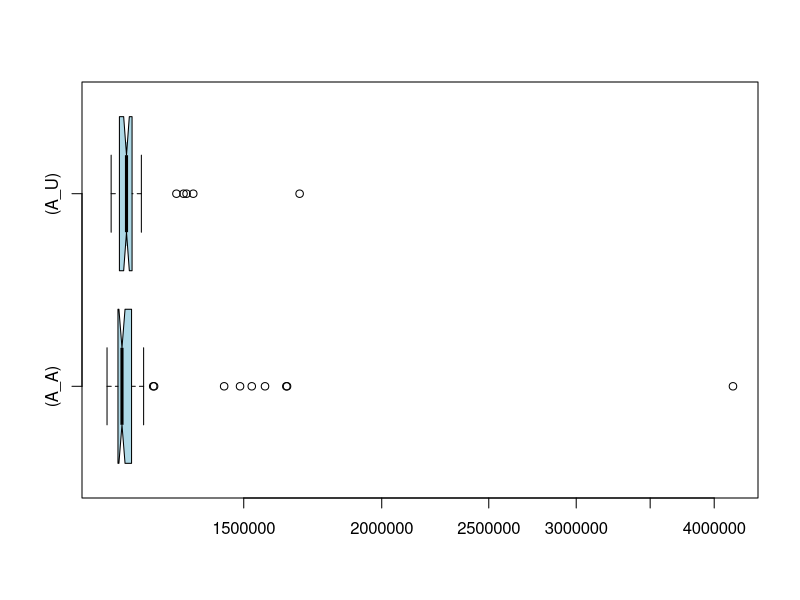

R code for this plot:
if (exists("A_A")) remove("A_A")
if (exists("A_U")) remove("A_U")
if (exists("C_A")) remove("C_A")
if (exists("C_U")) remove("C_U")
A_U<-c(1180298,1177278,1137734,1147973,1147671,1156774,1139209,1145027,1144000,1138284,1350163,1176636,1685347,1199702,1171245,1191770,1190848,1331466,1209175,1183584,1169166,1159635,1154908,1184224,1155022,1158119,1176215,1173326,1209571,1183953,1168043,1177555,1200336,1171110,1303633,1323066,1164357,1161941,1188470,1176747,1181224,1154367,1178549,1162169,1158691,1165844,1149431,1157518,1211730,1176309)
A_A<-c(4159469,1160336,1140143,1161136,1150702,1143540,1136847,1153277,1128044,1137514,1639295,1156228,1488501,1173894,1166654,1154030,1217433,1163509,1182609,1153732,1170678,1156295,1178046,1439992,1142963,1641753,1158767,1179096,1187205,1568017,1241986,1161814,1163981,1145635,1165734,1170674,1244308,1168959,1161890,1172440,1193528,1203196,1163061,1159904,1151564,1162350,1157366,1164730,1153585,1525320)
if (exists("A_U")) boxplot.stats(A_U)
if (exists("A_A")) boxplot.stats(A_A)
if (exists("C_U")) boxplot.stats(C_U)
if (exists("C_A")) boxplot.stats(C_A)
if (exists("A_U")) summary(A_U)
if (exists("A_A")) summary(A_A)
if (exists("C_U")) summary(C_U)
if (exists("C_A")) summary(C_A)
if (exists("A_U")) boxplot(A_A,A_U,col="lightblue",horizontal=TRUE,log="x",match=TRUE,names=c("(A_A)","(A_U)"),notch=TRUE)
if (exists("C_U")) boxplot(C_A,C_U,col="lightblue",horizontal=TRUE,log="x",match=TRUE,names=c("(C_A)","(C_U)"),notch=TRUE)
